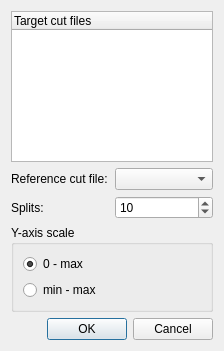
<?xml version="1.0" encoding="UTF-8"?>
<ui version="4.0">
 <class>Dialog</class>
 <widget class="QDialog" name="Dialog">
  <property name="geometry">
   <rect>
    <x>0</x>
    <y>0</y>
    <width>224</width>
    <height>351</height>
   </rect>
  </property>
  <property name="windowTitle">
   <string>Composition changes</string>
  </property>
  <layout class="QGridLayout" name="gridLayout">
   <item row="2" column="0">
    <layout class="QHBoxLayout" name="horizontalLayout_4">
     <item>
      <spacer name="horizontalSpacer">
       <property name="orientation">
        <enum>Qt::Horizontal</enum>
       </property>
       <property name="sizeHint" stdset="0">
        <size>
         <width>40</width>
         <height>20</height>
        </size>
       </property>
      </spacer>
     </item>
     <item>
      <widget class="QPushButton" name="OKButton">
       <property name="text">
        <string>OK</string>
       </property>
      </widget>
     </item>
     <item>
      <widget class="QPushButton" name="cancelButton">
       <property name="text">
        <string>Cancel</string>
       </property>
      </widget>
     </item>
    </layout>
   </item>
   <item row="0" column="0">
    <layout class="QVBoxLayout" name="verticalLayout">
     <item>
      <widget class="QTreeWidget" name="targetCutTree">
       <column>
        <property name="text">
         <string>Target cut files</string>
        </property>
       </column>
      </widget>
     </item>
     <item>
      <layout class="QHBoxLayout" name="horizontalLayout">
       <item>
        <widget class="QLabel" name="label">
         <property name="text">
          <string>Reference cut file:</string>
         </property>
        </widget>
       </item>
       <item>
        <widget class="QComboBox" name="referenceCut">
         <property name="toolTip">
          <string>Select reference cut file for target cut files.</string>
         </property>
        </widget>
       </item>
      </layout>
     </item>
     <item>
      <layout class="QHBoxLayout" name="horizontalLayout_2">
       <item>
        <widget class="QLabel" name="label_2">
         <property name="text">
          <string>Splits:</string>
         </property>
        </widget>
       </item>
       <item>
        <widget class="QSpinBox" name="partitionCount">
         <property name="toolTip">
          <string>Define how many splits the cut files will be diveded to.</string>
         </property>
         <property name="minimum">
          <number>2</number>
         </property>
         <property name="value">
          <number>10</number>
         </property>
        </widget>
       </item>
      </layout>
     </item>
     <item>
      <widget class="QGroupBox" name="groupBox">
       <property name="title">
        <string>Y-axis scale</string>
       </property>
       <layout class="QGridLayout" name="gridLayout_2">
        <item row="0" column="0">
         <layout class="QVBoxLayout" name="verticalLayout_2">
          <item>
           <widget class="QRadioButton" name="radioButton_0max">
            <property name="text">
             <string>0 - max</string>
            </property>
            <property name="checked">
             <bool>true</bool>
            </property>
           </widget>
          </item>
          <item>
           <widget class="QRadioButton" name="radioButton_minmax">
            <property name="text">
             <string>min - max</string>
            </property>
           </widget>
          </item>
         </layout>
        </item>
       </layout>
      </widget>
     </item>
     <item>
      <layout class="QHBoxLayout" name="horizontalLayout_3"/>
     </item>
    </layout>
   </item>
  </layout>
 </widget>
 <resources/>
 <connections/>
</ui>
